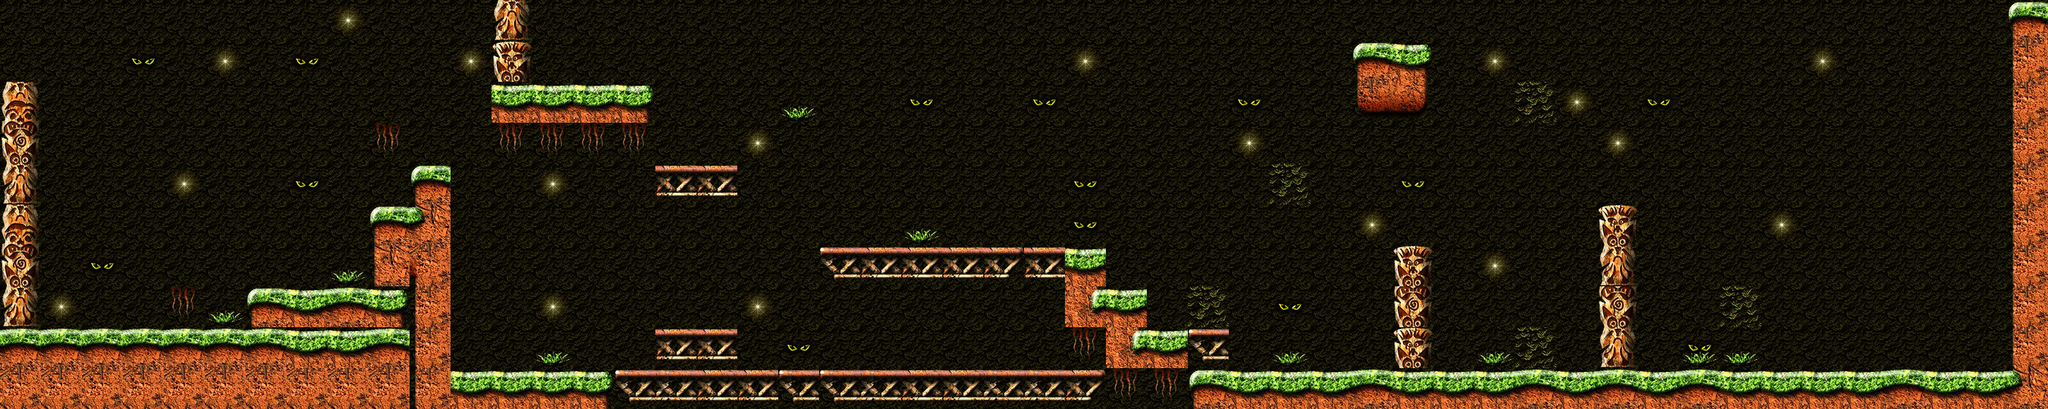

Tiled map render using the project's own tile images. Description and the map definition, with tile-layer contents summarised, below:
An orthogonal 50x10 tile map with 64x64 px tiles, 4 tile layers (background, background-elements, platform, foreground) and 16 objects (16x object).

<map version="1.0" orientation="orthogonal" width="50" height="10" tilewidth="64" tileheight="64">
 <properties>
  <property name="unitScale" value=".03125" />
 </properties>
 <tileset firstgid="1" name="tilesDreams" tilewidth="64" tileheight="64">
  <image source="Genetica-tiles.png" trans="ff00ff" width="640" height="256" />
  <tile id="0">
   <properties>
    <property name="name" value="images_01" />
   </properties>
  </tile>
  <tile id="1">
   <properties>
    <property name="name" value="images_02" />
   </properties>
  </tile>
  <tile id="2">
   <properties>
    <property name="name" value="images_03" />
   </properties>
  </tile>
  <tile id="3">
   <properties>
    <property name="name" value="images_04" />
   </properties>
  </tile>
  <tile id="4">
   <properties>
    <property name="name" value="images_05" />
   </properties>
  </tile>
  <tile id="5">
   <properties>
    <property name="name" value="images_06" />
   </properties>
  </tile>
  <tile id="6">
   <properties>
    <property name="name" value="images_07" />
   </properties>
  </tile>
  <tile id="7">
   <properties>
    <property name="name" value="images_08" />
   </properties>
  </tile>
  <tile id="8">
   <properties>
    <property name="name" value="images_09" />
   </properties>
  </tile>
  <tile id="9">
   <properties>
    <property name="name" value="images_10" />
   </properties>
  </tile>
  <tile id="10">
   <properties>
    <property name="name" value="images_11" />
   </properties>
  </tile>
  <tile id="11">
   <properties>
    <property name="name" value="images_12" />
   </properties>
  </tile>
  <tile id="12">
   <properties>
    <property name="name" value="images_13" />
   </properties>
  </tile>
  <tile id="13">
   <properties>
    <property name="name" value="images_14" />
   </properties>
  </tile>
  <tile id="14">
   <properties>
    <property name="name" value="images_15" />
   </properties>
  </tile>
  <tile id="15">
   <properties>
    <property name="name" value="images_16" />
   </properties>
  </tile>
  <tile id="16">
   <properties>
    <property name="name" value="images_17" />
   </properties>
  </tile>
  <tile id="17">
   <properties>
    <property name="name" value="images_18" />
   </properties>
  </tile>
  <tile id="18">
   <properties>
    <property name="name" value="images_19" />
   </properties>
  </tile>
  <tile id="19">
   <properties>
    <property name="name" value="images_20" />
   </properties>
  </tile>
  <tile id="20">
   <properties>
    <property name="name" value="images_21" />
   </properties>
  </tile>
  <tile id="21">
   <properties>
    <property name="name" value="images_22" />
   </properties>
  </tile>
  <tile id="22">
   <properties>
    <property name="name" value="images_23" />
   </properties>
  </tile>
  <tile id="23">
   <properties>
    <property name="name" value="images_24" />
   </properties>
  </tile>
  <tile id="24">
   <properties>
    <property name="name" value="images_25" />
   </properties>
  </tile>
  <tile id="25">
   <properties>
    <property name="name" value="images_26" />
   </properties>
  </tile>
  <tile id="26">
   <properties>
    <property name="name" value="images_27" />
   </properties>
  </tile>
  <tile id="27">
   <properties>
    <property name="name" value="images_28" />
   </properties>
  </tile>
  <tile id="28">
   <properties>
    <property name="name" value="images_29" />
   </properties>
  </tile>
  <tile id="29">
   <properties>
    <property name="name" value="images_30" />
   </properties>
  </tile>
  <tile id="30">
   <properties>
    <property name="name" value="images_31" />
   </properties>
  </tile>
  <tile id="31">
   <properties>
    <property name="name" value="images_32" />
   </properties>
  </tile>
  <tile id="32">
   <properties>
    <property name="name" value="images_33" />
   </properties>
  </tile>
  <tile id="33">
   <properties>
    <property name="name" value="images_34" />
   </properties>
  </tile>
  <tile id="34">
   <properties>
    <property name="name" value="images_35" />
   </properties>
  </tile>
  <tile id="35">
   <properties>
    <property name="name" value="images_36" />
   </properties>
  </tile>
  <tile id="36">
   <properties>
    <property name="name" value="images_37" />
   </properties>
  </tile>
  <tile id="37">
   <properties>
    <property name="name" value="images_38" />
   </properties>
  </tile>
  <tile id="38">
   <properties>
    <property name="name" value="images_39" />
   </properties>
  </tile>
  <tile id="39">
   <properties>
    <property name="name" value="images_40" />
   </properties>
  </tile>
 </tileset>
 <layer name="background" width="50" height="10">
  <data>[500 cells, 500 non-empty, 1 distinct tile ids]</data>
 </layer>
 <layer name="background-elements" width="50" height="10">
  <data>[500 cells, 38 non-empty, 2 distinct tile ids]</data>
 </layer>
 <layer name="platform" width="50" height="10">
  <data>[500 cells, 120 non-empty, 22 distinct tile ids]</data>
 </layer>
 <objectgroup name="objects" width="50" height="10">
  <object name="plataforma" type="object" x="706" y="589" width="1139" height="39" />
  <object name="plataforma2" type="object" x="773" y="139" width="238" height="45" />
  <object name="plataforma3" type="object" x="1025" y="260" width="121" height="47" />
  <object name="plataforma4" type="object" x="1298" y="391" width="368" height="43" />
  <object name="plataforma5" type="object" x="1666" y="394" width="54" height="33" />
  <object name="plataforma6" type="object" x="1731" y="461" width="54" height="33" />
  <object name="plataforma7" type="object" x="1783" y="523" width="128" height="31" />
  <object name="pared" type="object" x="645" y="368" width="50" height="269" />
  <object name="pared2" type="object" x="649" y="264" width="43" height="98" />
  <object name="suelo" type="object" x="1885" y="591" width="1261" height="37" />
  <object name="pared3" type="object" x="3145" y="9" width="61" height="580" />
  <object name="pared4" type="object" x="-21" y="14" width="63" height="496" />
  <object name="suelo2" type="object" x="3" y="520" width="635" height="57" />
  <object name="plataforma8" type="object" x="397" y="460" width="238" height="45" />
  <object name="pared5" type="object" x="595" y="337" width="43" height="98" />
  <object name="plataforma3-bis" type="object" x="1029" y="511" width="121" height="47" />
 </objectgroup>
 <layer name="foreground" width="50" height="10">
  <properties>
   <property name="group" value="3" />
  </properties>
  <data>[500 cells, 24 non-empty, 6 distinct tile ids]</data>
 </layer>
</map>
